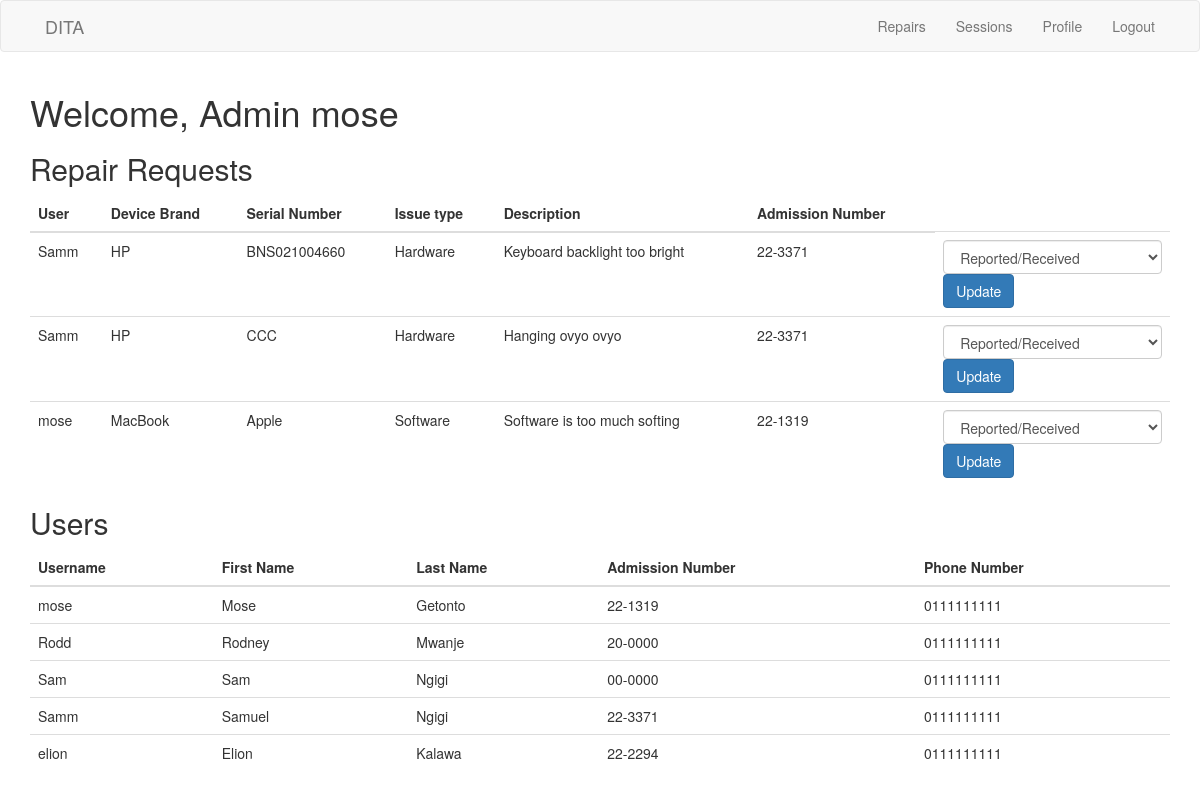
The app's page /admin/dashboard (signed in) with its own data.
### app/models.py (models this page shows, shortened)
class User(UserMixin, db.Model):
    id = db.Column(db.Integer, primary_key=True)
    firstname = db.Column(db.String(64))
    lastname = db.Column(db.String(64))
    username = db.Column(db.String(64), unique=True)
    admission_number = db.Column(db.String(32))
    email = db.Column(db.String(120), unique=True)
    phone_number = db.Column(db.String(20))
    password = db.Column(db.String(128))
    password_hash = db.Column(db.String(128))
    last_seen = db.Column(db.DateTime, default=datetime.utcnow)

class Repair(db.Model):
    id = db.Column(db.Integer, primary_key=True)
    device_brand = db.Column(db.String(128))
    serial_no = db.Column(db.String(64), index=True)
    issue_type = db.Column(db.String(20))
    description = db.Column(db.Text)
    user_id = db.Column(db.String(7), db.ForeignKey('user.id'))
    repair_date = db.Column(db.DateTime, default=datetime.utcnow)
    status = db.Column(db.String(20), default='reported')

### app/routes.py (the view)
@app.route('/admin/dashboard', methods=['GET', 'POST'])
@login_required
def admin_dashboard():
    users = User.query.all()
    repairs = db.session.query(Repair, User).join(User).all()
    admins = Admin.query.all()
    form = RepairsForm()
    return render_template('admin_dashboard.html', title='Admin Sign In', repairs=repairs, users=users, admins=admins, form=form)

### app/forms.py
class RepairsForm(FlaskForm):
    device_brand = StringField('Device Brand', validators=[DataRequired()])
    serial_no = StringField('Serial Number', validators=[DataRequired()])
    issue_type = RadioField('Issue', choices=[('Hardware', 'Hardware'), ('Software', 'Software')],
                            validators=[DataRequired()])
    description = TextAreaField('Description', validators=[
                                DataRequired(), Length(min=1, max=300, message='Description must be between 1 and 300 characters')])
    status = SelectField('Status', choices=[('reported', 'Reported/Received'), ('in_progress', 'In Progress'), ('completed', 'Completed')],
                         validators=[DataRequired()])
    submit = SubmitField('Submit')

### app/routes.py (called while the page is built)
@login_manager.user_loader
def load_user(user_id):
    return User.query.get(int(user_id))

@app.before_request
def before_request():
    if current_user.is_authenticated:
        current_user.last_seen = datetime.utcnow()
        db.session.commit()

### app/templates/admin_dashboard.html (shortened to what this page needs)
{% extends "base.html" %}
{% block app_content %}
<h1>Welcome, Admin {{ current_user.username }}</h1>
<h2>Repair Requests</h2>
<table class="table table-hover">
	<thead>
		<tr>
			<th>User</th>
			<th>Device Brand</th>
			<th>Serial Number</th>
			<th>Issue type</th>
			<th>Description</th>
			<th>Admission Number</th>
		</tr>
	</thead>
	<tbody>
		{% for repair, user in repairs %}
		<tr>
			<td> {{ user.username }}</td>
			<td> {{ repair.device_brand }}</td>
			<td> {{ repair.serial_no }}</td>
			<td> {{ repair.issue_type }}</td>
			<td> {{ repair.description }}</td>
			<td> {{ user.admission_number }}</td>
			<td>
				<form method="post" action="{{ url_for('update_repair_status', repair_id=repair.id) }}">
					{{ form.status(class="form-control", value=repair.status) }}
					<button type="submit" class="btn btn-primary">Update</button>
				</form>
			</td>
		</tr>
		{% endfor %}
	</tbody>
</table>
<h2>Users</h2>
<table class="table table-hover">
	<thead>
		<tr>
			<th>Username</th>
			<th>First Name</th>
			<th>Last Name</th>
			<th>Admission Number</th>
			<th>Phone Number</th>
		</tr>
	</thead>
	<tbody>
		{% for user in users %}
		<tr>
			<td>{{ user.username }}</td>
			<td>{{ user.firstname }}</td>
			<td>{{ user.lastname }}</td>
			<td>{{ user.admission_number }}</td>
			<td>{{ user.phone_number }}</td>
		</tr>
		{% endfor %}
	</tbody>
</table>
{% endblock %}

### records on screen
User: username "mose", firstname "Mose", lastname "Getonto", admission_number "22-1319", phone_number "0111111111"
Repair: username "Samm", device_brand "HP", serial_no "BNS021004660", issue_type "Hardware", description "Keyboard backlight too bright", admission_number "22-3371", status "Reported/Received"
Repair: username "Samm", device_brand "HP", serial_no "CCC", issue_type "Hardware", description "Hanging ovyo ovyo", admission_number "22-3371", status "Reported/Received"
Repair: username "mose", device_brand "MacBook", serial_no "Apple", issue_type "Software", description "Software is too much softing", admission_number "22-1319", status "Reported/Received"
User: username "Rodd", firstname "Rodney", lastname "Mwanje", admission_number "20-0000", phone_number "0111111111"
User: username "Sam", firstname "Sam", lastname "Ngigi", admission_number "00-0000", phone_number "0111111111"
User: username "Samm", firstname "Samuel", lastname "Ngigi", admission_number "22-3371", phone_number "0111111111"
User: username "elion", firstname "Elion", lastname "Kalawa", admission_number "22-2294", phone_number "0111111111"
